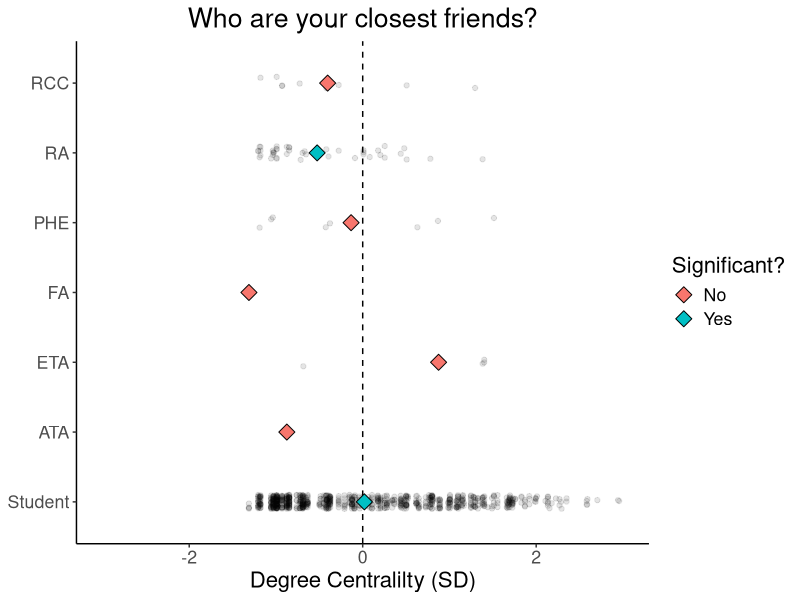
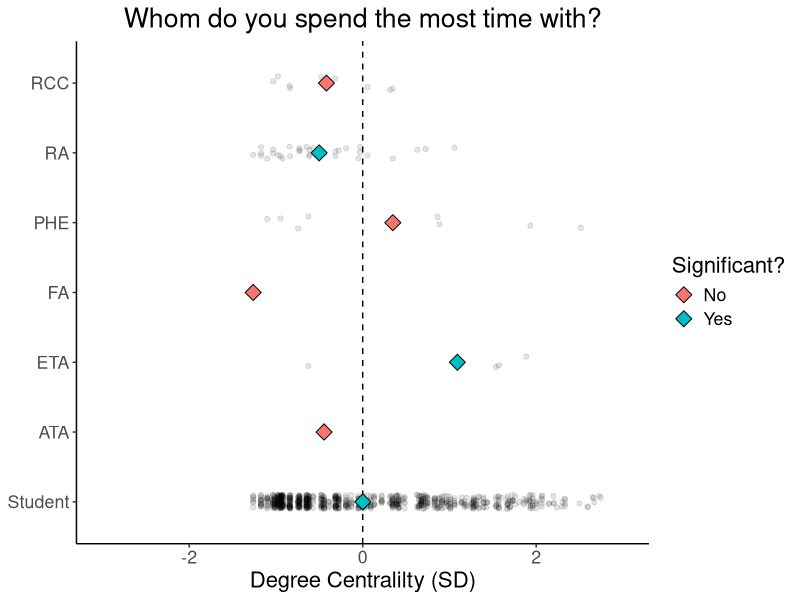
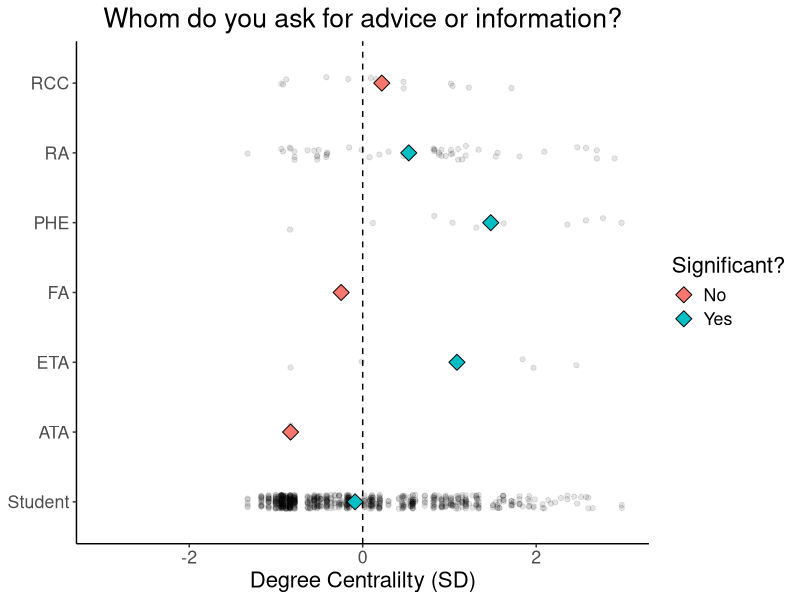
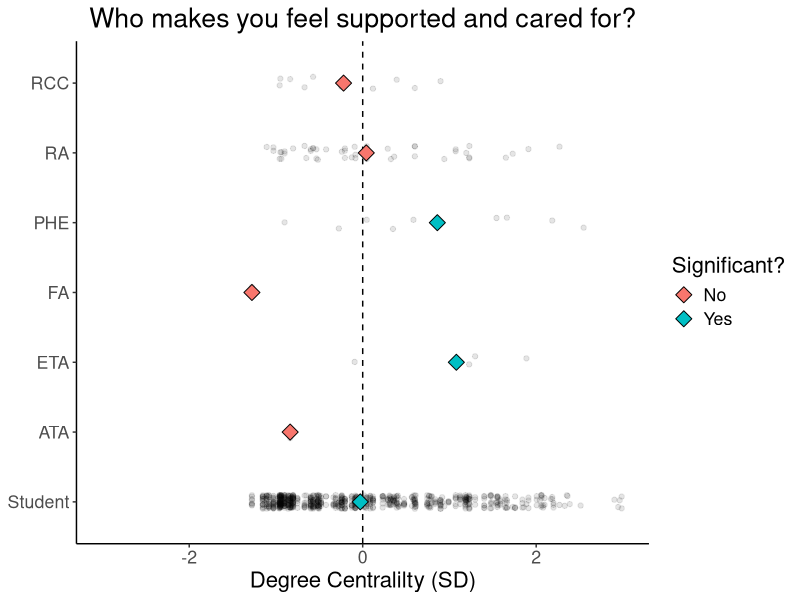
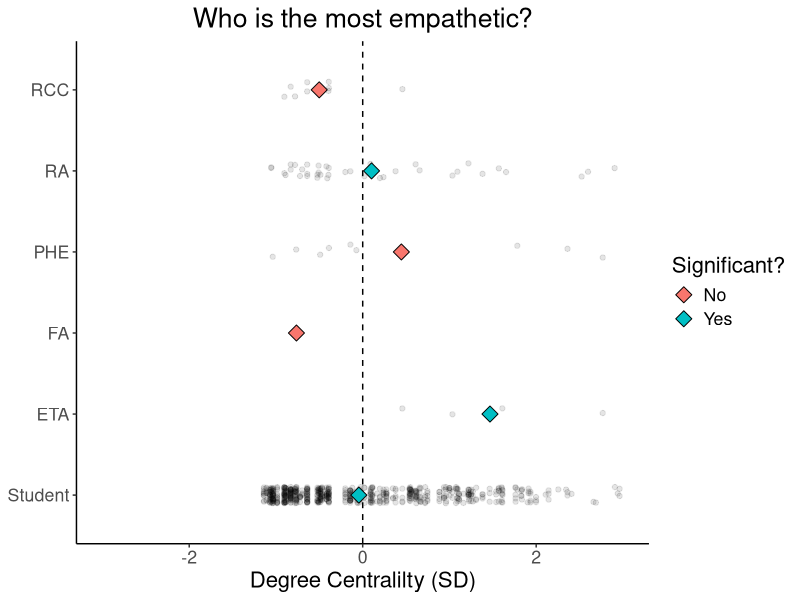
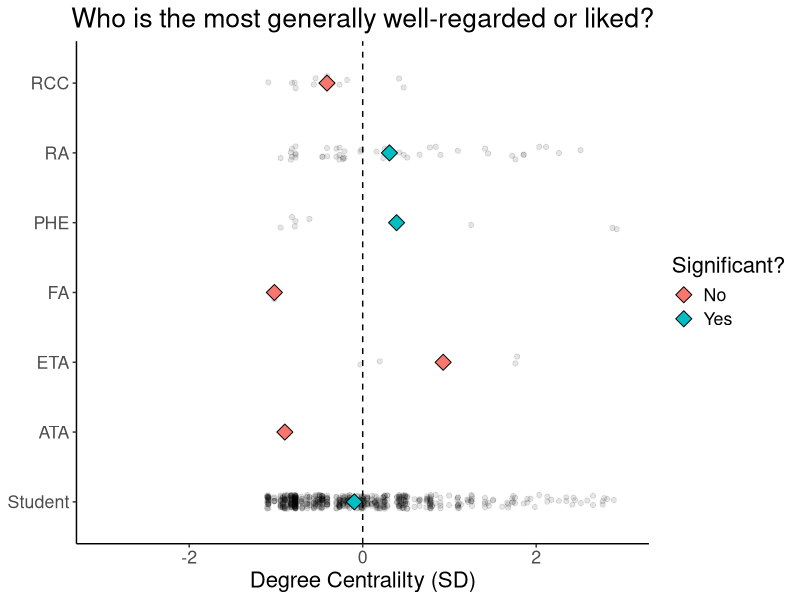
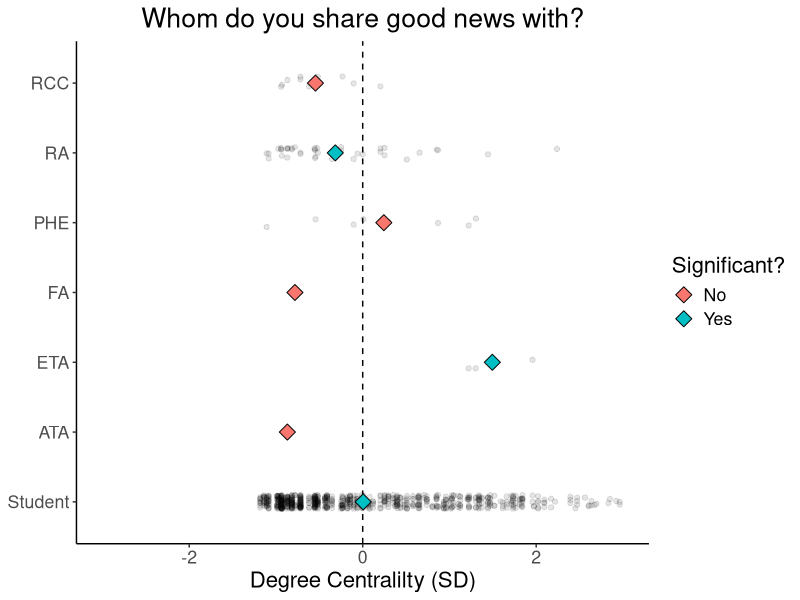
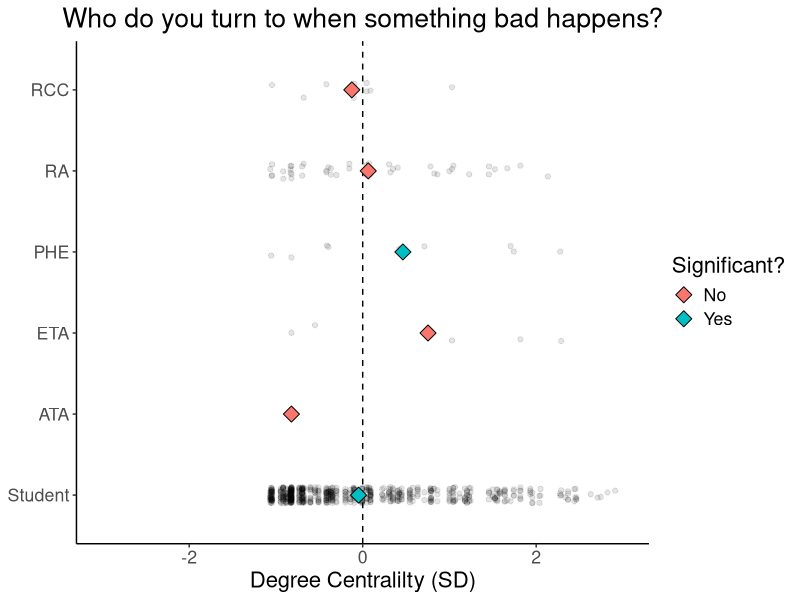

R code for these plots, in order:
## ---- chunk 1
knitr::opts_chunk$set(echo = FALSE, warning = FALSE)
## ---- chunk 2
library(lme4)
library(broom)
library(tidyverse)

theme_set(
  theme_classic() + #set the theme 
    theme(text = element_text(size = 16)) #set the default text size
)
## ---- chunk 3

df.centrality = read.csv("individual_centrality.csv")
df.staff = read.csv("staff_roster.csv")
df.ids = read.csv("master_id_key.csv")

## ---- chunk 4

df.centrality = df.centrality %>% 
  select(Dorm, Network, PID, Degree_centrality)

df.staff = df.staff %>% 
  select(Email, Res_Staff_Ind)

df.ids = df.ids %>% 
  select(Email, PID)

# map staff emails to PIDs
df.staff = df.staff %>% 
  left_join(., df.ids, by = "Email") %>% 
  select(-Email)

# add staff roles to centrality data frame
df.centrality = df.centrality %>% 
  left_join(., df.staff, by = "PID") %>% 
  rename(role = Res_Staff_Ind) %>% 
  select(-PID)

# fill in NAs in role column with "student" and make reference level
df.centrality$role = recode(as.character(df.centrality$role), .missing = "student")
df.centrality$role = as.factor(df.centrality$role)
df.centrality$role = relevel(df.centrality$role, ref = "student")

# dorm- and network-center degree centrality
df.centrality = df.centrality %>% 
  group_by(Dorm, Network) %>% 
  mutate(degree_centrality_dz = scale(Degree_centrality)) %>% 
  ungroup()

## ---- chunk 5

fun.centrality_plot = function(network, plot_title){

  model = df.centrality %>% 
    filter(Network == network) %>% 
    lm(degree_centrality_dz ~ role, data = .)
  
  df.model_components = tidy(model)
  
  # define groups that are statistically significant from students for plotting
  significant_roles = df.model_components %>% 
    with(., term[p.value < 0.05]) %>% 
    gsub("role", "", .) %>% 
    gsub("\\(Intercept\\)", "student", .)
  
  if("student" %in% significant_roles) {
    significant_roles = significant_roles
  }else{
    significant_roles = significant_roles %>% 
      c("student", .) 
  }
  
  df.centrality$significance = ifelse(df.centrality$role %in% significant_roles, 1, 0)
  
  ggplot(data = df.centrality %>% filter(Network == network), 
         mapping = aes(x = role, 
                       y = degree_centrality_dz)) + 
    # add line denoting mean within a dorm
    geom_hline(yintercept = 0, 
               linetype = "dashed") + 
    geom_point(alpha = 0.1,
                position = position_jitter(height = 0, width = 0.1)) + 
    stat_summary(fun.data = "mean_cl_boot",
                 geom = "linerange",
                 size = 1) +
    stat_summary(fun.y = "mean",
                 geom = "point",
                 size = 4, 
                 aes(group = factor(significance), 
                     fill = factor(significance)),
                 color = "black", 
                 shape = 23) + 
    # rename x axis labels
    scale_x_discrete(labels=c("student" = "Student")) + 
    # set y axis title
    ylab("Degree Centralilty (SD)") +
    # center y axis on zero
    ylim(-3, 3) + 
    coord_flip() + 
    ggtitle(plot_title) + 
    # center plot title
    theme(plot.title = element_text(hjust = 0.5)) + 
    # remove y axis title
    theme(axis.title.y = element_blank()) + 
    # edit legend
    scale_fill_discrete(name = "Significant?", 
                         labels = c("No", "Yes"))
}

## ---- chunk 6

fun.centrality_plot(network = "CloseFrds", 
                    plot_title = "Who are your closest friends?")

## ---- chunk 7

fun.centrality_plot(network = "SpendTime", 
                    plot_title = "Whom do you spend the most time with?")

## ---- chunk 8

fun.centrality_plot(network = "SocAdvice", 
                    plot_title = "Whom do you ask for advice or information?")

## ---- chunk 9

fun.centrality_plot(network = "Responsive", 
                    plot_title = "Who makes you feel supported and cared for?")

## ---- chunk 10

fun.centrality_plot(network = "EmpSupp", 
                    plot_title = "Who is the most empathetic?")

## ---- chunk 11

# fun.centrality_plot(network = "PosAffPres", 
#                     plot_title = "Who usually makes you feel positive?")

## ---- chunk 12

fun.centrality_plot(network = "Liked", 
                    plot_title = "Who is the most generally well-regarded or liked?")

## ---- chunk 13

fun.centrality_plot(network = "PosEmoSupp", 
                    plot_title = "Whom do you share good news with?")

## ---- chunk 14

fun.centrality_plot(network = "NegEmoSupp", 
                    plot_title = "Who do you turn to when something bad happens?")

## ---- chunk 15

fun.centrality_plot(network = "NegAffPres", 
                    plot_title = "Who usually makes you feel negative?")

## ---- chunk 16

# fun.centrality_plot(network = "Gossip", 
#                     plot_title = "Who do you talk to about other people?")

## ---- chunk 17

fun.centrality_plot(network = "Persuasive", 
                    plot_title = "Who is the most persuasive?")

